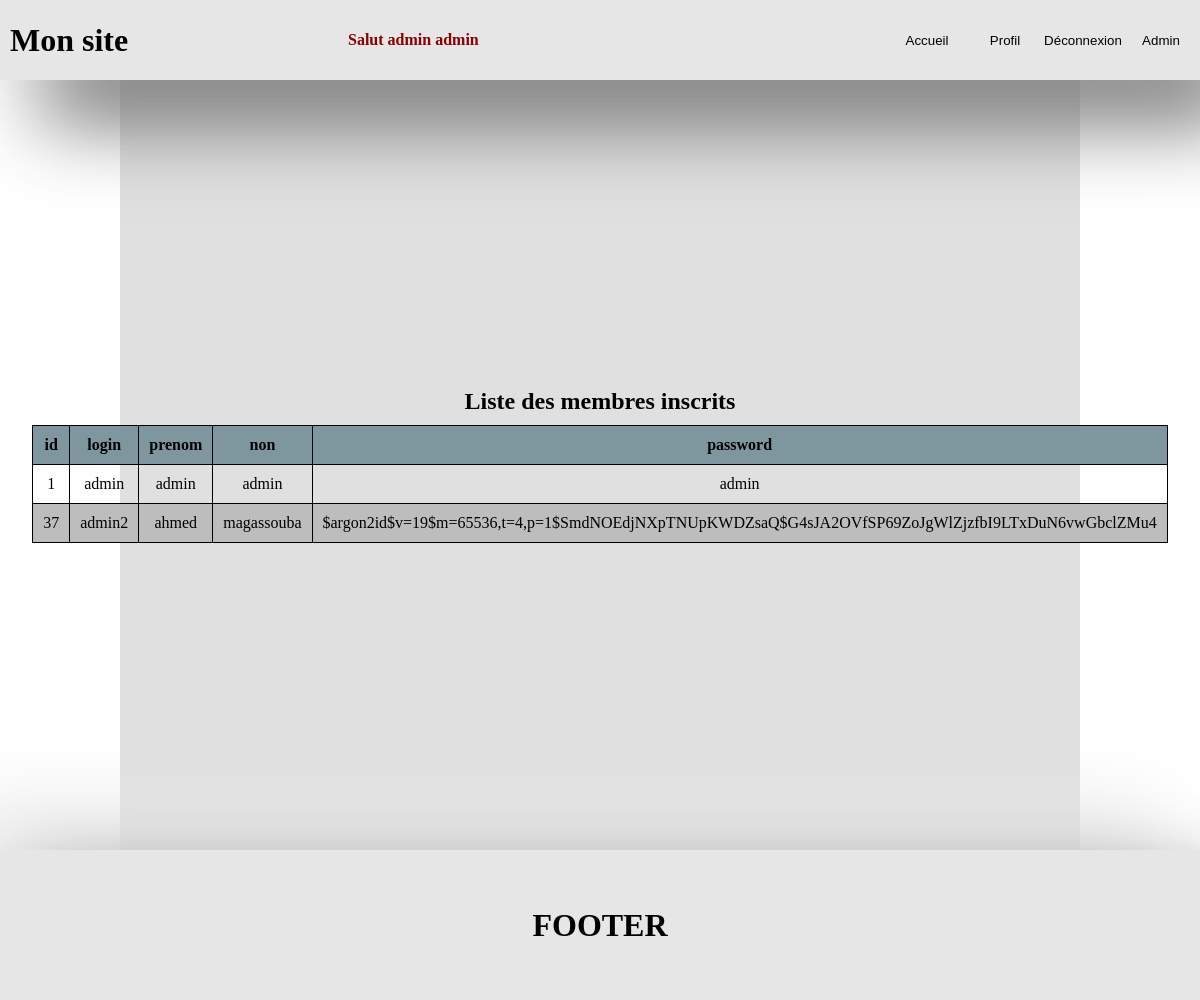
The page /admin.php (signed in) on the database its author committed.
### tables this page shows
CREATE TABLE IF NOT EXISTS `utilisateurs` (
  `id` int(11) NOT NULL AUTO_INCREMENT,
  `login` varchar(255) NOT NULL,
  `prenom` varchar(255) NOT NULL,
  `nom` varchar(255) NOT NULL,
  `password` varchar(255) NOT NULL,
  PRIMARY KEY (`id`)
);

### mes_fonctions/authentification.php (called while the page is built, shortened)
<?php
 function est_connecte(){
    return !empty($_SESSION['connecte']);
 }
?>

### admin.php (the view, shortened to what this page needs)
    <?php
    require 'includes/header.php';
    require_once 'mes_fonctions/authentification.php';
    $bdd = mysqli_connect('localhost', 'root', '', 'moduleconnexion');
    mysqli_set_charset($bdd, 'UTF8');
    $sql = 'SELECT * FROM utilisateurs';
    $requete = mysqli_query($bdd, $sql);
    $utilisateurs = mysqli_fetch_all($requete, MYSQLI_ASSOC);
    if($_SESSION['connecte']['login'] == 'admin' ){
    echo "<section class='sectionclass'><table>
    <caption><h1>Liste des membres inscrits</h1></caption>
    <thead>
    <th>id</th>
    <th>login</th>
    <th>prenom</th>
    <th>non</th>
    <th>password</th>
</thead>
<tbody>";
    foreach ($utilisateurs as $utilisateur) {
        echo " <tr>
            <td>" . $utilisateur['id'] . "</td>
            <td>" . $utilisateur['login'] . "</td>
            <td>" . $utilisateur['prenom'] . "</td>
            <td>" . $utilisateur['nom'] . "</td>
            <td>" . $utilisateur['password'] . "</td>
        </tr>";
    }
    echo "</tbody>
</table></section>";
}else{
    header('Location: index.php ');
    exit();
}
    ?>
<?php require 'includes/footer.php'; ?>

### includes/header.php (shortened to what this page needs)
<?php
include_once 'mes_fonctions/authentification.php';
?>
<!DOCTYPE html>
<html lang="en">
<head>
    <link rel="stylesheet" href="css/style.css">
</head>
<body>
    <header>
        <div>
            <h1>Mon site</h1>
        </div>
        <div class="menu">
            <div class="child1">
                <h4 class="color"><?php if (!empty($_SESSION['connecte']) ) {
                        echo 'Salut ' . $_SESSION["connecte"]["prenom"] . ' ' . $_SESSION["connecte"]["nom"] ;
                    }
                    ?>
                </h4>
            </div>
            <div class="child2">
                <a href="index.php"><button>Accueil</button></a>
                <?php if (!est_connecte()) : ?>
                    <a href="connexion.php"><button>Connexion</button></a>
                    <a href="inscription.php"><button>Inscription </button></a>
                <?php else : ?>
                    <a href="profil.php"><button> Profil </button></a>
                    <a href="deconnexion.php"><button>Déconnexion</button></a>
                <?php endif; ?>
                <?php if (!empty($_SESSION) && $_SESSION['connecte']['login'] == 'admin') : ?>
                    <a href="admin.php"><button>Admin</button></a>
                <?php endif; ?>
            </div>
        </div>
    </header>
    <main>

### includes/footer.php (shortened to what this page needs)
</main>
<footer>
    <div>
        <h1>FOOTER</h1>
    </div>
</footer>
</body>
</html>

### css/style.css (style rules this page uses)
* { box-sizing: border-box; margin: 0; padding: 0; }
header { display: flex; justify-content: space-between; position: fixed; width: 100%; height: 80px; background-color: rgb(230, 230, 230); align-items: center; box-shadow: 41px 41px 82px #6c6c6c, -41px -41px 82px rgb(230, 230, 230); }
.menu { width: 71%; display: flex; justify-content: space-between; align-items: center; }
button { height: 60px; width: 78px; border: white; background-color: rgb(230, 230, 230); cursor: pointer; }
.sectionclass { display: flex; align-items: center; justify-content: center; width: 80%; margin: auto; height: 850px; background-color: #e0e0e0; padding-top: 70px; }
h1 { padding: 10px; text-align: center; }
.child1 { width: 30%; }
.child2 { display: flex; width: 70%; justify-content: end; }
.color { color: darkred; }
footer { display: flex; justify-content: center; height: 150px; background-color: rgb(230, 230, 230); align-items: center; box-shadow: 41px 41px 82px #6c6c6c, -41px -41px 82px rgb(230, 230, 230); }
table { margin: auto; width: 100%; border-collapse: collapse; border: 1px solid black; text-align: center; }
th, td { border: 1px solid black; padding: 10px; white-space: nowrap; }
tr:nth-child(even) { background-color: rgb(189, 189, 189); }
th { background-color: rgb(126, 151, 158); }

### rows shown on the page
utilisateurs: id "1", login "admin", prenom "admin", nom "admin", password "admin"
utilisateurs: id "37", login "admin2", prenom "ahmed", nom "magassouba", password "$argon2id$v=19$m=65536,t=4,p=1$SmdNOEdjNXpTNUpKWDZsaQ$G4sJA2OVfSP69ZoJgWlZjzfbI9LTxDuN6vwGbclZMu4"

### other values the page prints
$_SESSION["connecte"]["prenom"] "admin"
$_SESSION["connecte"]["nom"] "admin"
